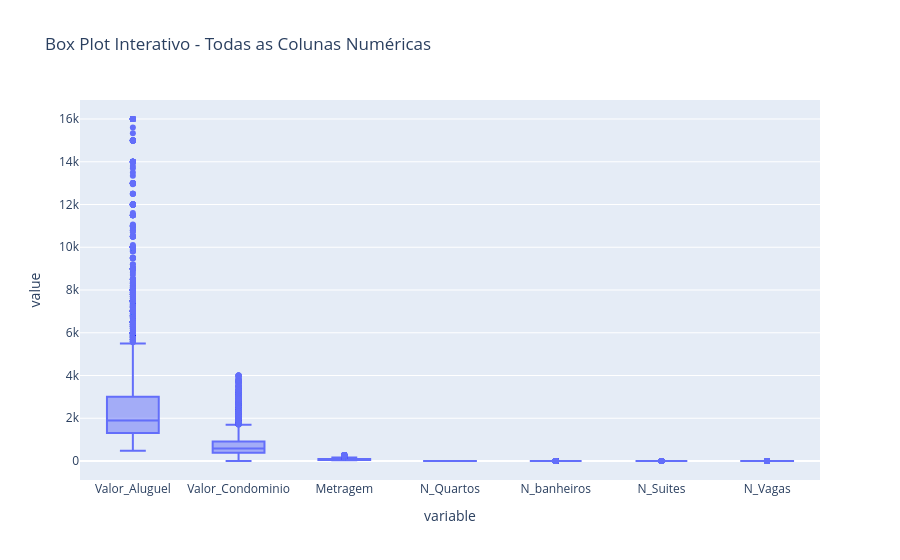

Source (notebook cell):
### Code cell
print(df.describe())

fig = px.box(
    df,
    y=df.select_dtypes(include=["number"]).columns,
    title="Box Plot Interativo - Todas as Colunas Numéricas",
    points="outliers",
)
fig.show()

### Figure 1 — Plotly figure (JSON) as saved in the notebook; plotly's stock layout.template omitted (floating-point values rounded to 4 significant figures; data arrays with more than 128 entries replaced by an {"elided": "..."} marker saying what was removed)
{"data": [{"alignmentgroup": "True", "boxpoints": "outliers", "hovertemplate": "variable=%{x}<br>value=%{y}<extra></extra>", "legendgroup": "", "marker": {"color": "#636efa"}, "name": "", "notched": false, "offsetgroup": "", "orientation": "v", "showlegend": false, "type": "box", "x": {"elided": "49112 str values"}, "x0": " ", "xaxis": "x", "y": {"elided": "49112 float values"}, "y0": " ", "yaxis": "y"}], "layout": {"boxmode": "group", "legend": {"tracegroupgap": 0}, "title": {"text": "Box Plot Interativo - Todas as Colunas Numéricas"}, "xaxis": {"anchor": "y", "domain": [0, 1], "title": {"text": "variable"}}, "yaxis": {"anchor": "x", "domain": [0, 1], "title": {"text": "value"}}}}
